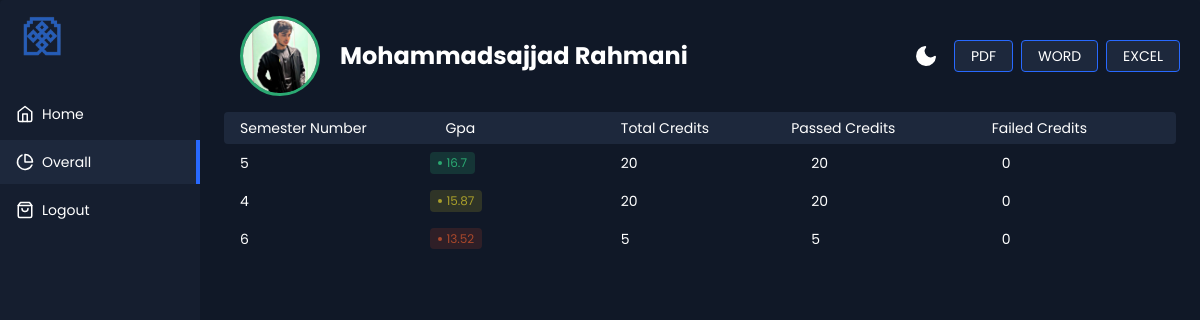
Page /overall/ (signed in) on the committed database.
### Student_module/models.py (models this page shows, shortened)
class Student(AbstractUser):
    class Gender(models.TextChoices):
        MALE = 'MALE', 'Male'
        FEMALE = 'FEMALE', 'Female'
    picture = models.ImageField(upload_to='uploads/images')
    first_name = models.CharField(max_length=50, verbose_name='first_name')
    last_name = models.CharField(max_length=50, verbose_name='last_name')
    username = models.CharField(max_length=50, unique=True,null=True,blank=False)
    password = models.CharField(max_length=50, verbose_name='password')
    gender = models.CharField(max_length=50, choices=Gender.choices, verbose_name='gender')
    birthday = models.DateField(verbose_name='birthday', null=True, blank=False)
    address = models.TextField(max_length=50, verbose_name='address')
    active = models.BooleanField(default=True,verbose_name='activate situation')
    last_login = models.DateTimeField(verbose_name='last login',null=True,blank=True)
    def __str__(self):
        return f'{self.first_name} {self.last_name}'

class Semester(models.Model):
    student = models.ForeignKey(Student, on_delete=models.CASCADE,verbose_name='student')
    semester_number = models.IntegerField(verbose_name='semester_number')
    gpa = models.FloatField(verbose_name='gpa')
    total_credit = models.IntegerField(verbose_name='total_credit')
    passed_credit = models.IntegerField(verbose_name='passed_credit')
    def failed_credits(self):
        if self.total_credit - self.passed_credit > 0:
            return self.total_credit - self.passed_credit
        else:
            return 0

### Home_module/views.py (the view)
# urls.py: path('overall/', views.Overall, name='overall'),
@login_required
def Overall(request: HttpRequest):
    user = request.user.username
    student = Student.objects.filter(username__iexact=user)
    semester = Semester.objects.filter(student__username__iexact=user).order_by('-gpa')
    context = {
        'student': student,
        'semesters': semester
    }
    return render(request, 'overall-page.html', context)

### Home_module/templates/overall-page.html (shortened to what this page needs)
<!DOCTYPE html>
<html lang="en" id="content-main">
<head>
    <link rel="stylesheet" href="../../static/css/main.css">
    <link rel="stylesheet" href="../../static/css/home-page.css">
</head>
<body>
<div class="app-container" id="content">
    <div class="sidebar">
        <div class="sidebar-header">
            <div class="app-icon">
                <img src="../../static/images/bb2ee136-ee20-4088-8376-1efe047bc7ed.png"
                     style="width: 50px; height: 40px; border-radius: 5px">
            </div>
        </div>
        <ul class="sidebar-list">
            <li class="sidebar-list-item {% if request.resolver_match.url_name == 'home' %}active{% endif %}">
                <a href="{% url 'home' %}">
                    <svg xmlns="http://www.w3.org/2000/svg" width="18" height="18" viewBox="0 0 24 24" fill="none"
                         stroke="currentColor" stroke-width="2" stroke-linecap="round" stroke-linejoin="round"
                         class="feather feather-home">
                        <path d="M3 9l9-7 9 7v11a2 2 0 0 1-2 2H5a2 2 0 0 1-2-2z"/>
                        <polyline points="9 22 9 12 15 12 15 22"/>
                    </svg>
                    <span>Home</span>
                </a>
            </li>
            <li class="sidebar-list-item {% if request.resolver_match.url_name == 'overall' %}active{% endif %}">
                <a href="{% url 'overall' %}">
                    <svg xmlns="http://www.w3.org/2000/svg" width="18" height="18" viewBox="0 0 24 24" fill="none"
                         stroke="currentColor" stroke-width="2" stroke-linecap="round" stroke-linejoin="round"
                         class="feather feather-pie-chart">
                        <path d="M21.21 15.89A10 10 0 1 1 8 2.83"/>
                        <path d="M22 12A10 10 0 0 0 12 2v10z"/>
                    </svg>
                    <span>Overall</span>
                </a>
            </li>
            <li class="sidebar-list-item {% if request.resolver_match.url_name == 'logout' %}active{% endif %}">
                <a href="{% url 'logout' %}">
                    <span>Logout</span>
                </a>
            </li>
        </ul>
    </div>
    <div class="app-content">
        <div class="app-content-header">
            {% if request.user.is_authenticated %}
                {% if request.user.is_superuser %}
                    <h1 class="app-content-headerText">Admin</h1>
                {% else %}
                    <img src="{{ student.first.picture.url }}" alt="Avatar" class="avatar">
                    <h1 class="app-content-headerText header-name">{{ student.first }}</h1>
                {% endif %}
            {% else %}
                <h1 class="app-content-headerText">Cant Authenticate</h1>
            {% endif %}
            <button class="mode-switch" title="Switch Theme">
                <svg class="moon" fill="none" stroke="currentColor" stroke-linecap="round" stroke-linejoin="round"
                     stroke-width="2" width="24" height="24" viewBox="0 0 24 24">
                    <defs></defs>
                    <path d="M21 12.79A9 9 0 1111.21 3 7 7 0 0021 12.79z"></path>
                </svg>
            </button>
            <a href="{% url 'download-pdf' %}" id="download-pdf"
               class="app-content-headerButton action-button download">PDF</a>
            <a href="{% url 'download-word' %}" id="download-word"
               class="app-content-headerButton action-button download">WORD</a>
            <a href="{% url 'download-excel' %}" id="download-excel"
               class="app-content-headerButton action-button download">EXCEL</a>
        </div>
        <div class="app-content-actions ">
            <div class="products-area-wrapper tableView" id="courses">
                <div class="products-header">
                    <div class="product-cell image">
                        Semester Number
                    </div>
                    <div class="product-cell category" style="margin-left: 35px">Gpa
                    </div>
                    <div class="product-cell status-cell" style="margin-left: 5px">Total Credits
                    </div>
                    <div class="product-cell sales" style="margin-right:30px">Passed Credits
                    </div>
                    <div class="product-cell sales" style="margin-right:30px">Failed Credits
                    </div>
                </div>
                {% if request.user == student.first %}
                    {% for semester in semesters %}
                        <div class="products-row">
                            <div class="product-cell category">{{ semester.semester_number }}
                            </div>
                            <div class="product-cell status-cell">
                                <span class="status
                                {% if semester.gpa > 16 %}
                                    active
                                {% elif semester.gpa >= 14 and semester.gpa <= 16 %}
                                    warning
                                {% else %}
                                    danger
                                {% endif %}
                            ">{{ semester.gpa }}</span>
                            </div>
                            <div class="product-cell sales">{{ semester.total_credit }}
                            </div>
                            <div class="product-cell stock">{{ semester.passed_credit }}
                            </div>
                            <div class="product-cell price">{{ semester.failed_credits }}
                            </div>
                        </div>
                    {% endfor %}
                {% else %}
                    <div class="alert">
                        <h3 class="alert-text">For visit information you must log in</h3>
                        <a class="app-content-headerButton" href="{% url 'login' %}">Log in</a>
                    </div>
                {% endif %}
            </div>
        </div>
    </div>
</div>
</body>
</html>

### static/css/main.css (style rules this page uses)
button, hr, input { overflow: visible }
html { font-family: sans-serif; line-height: 1.15; -ms-text-size-adjust: 100%; -webkit-text-size-adjust: 100% }
body { margin: 0 }
h1 { font-size: 2em; margin: .67em 0 }
a { background-color: transparent; -webkit-text-decoration-skip: objects }
img { border-style: none }
svg:not(:root) { overflow: hidden }
button, input, optgroup, select, textarea { font-family: sans-serif; font-size: 100%; line-height: 1.15; margin: 0 }
button, select { text-transform: none }
[type=submit], [type=reset], button, html [type=button] { -webkit-appearance: button }

### rows in the picture
Student: first.picture (picture), first "Mohammadsajjad Rahmani"
Semester: semester_number "5", gpa "16.7", total_credit "20", passed_credit "20", failed_credits "0"
Semester: semester_number "4", gpa "15.87", total_credit "20", passed_credit "20", failed_credits "0"
Semester: semester_number "6", gpa "13.52", total_credit "5", passed_credit "5", failed_credits "0"
